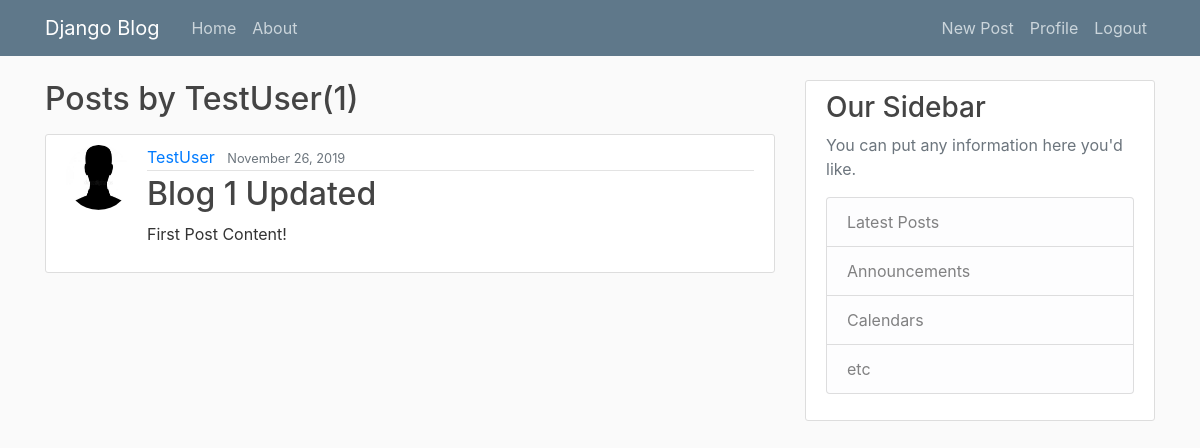
The page /user/TestUser (signed in) on the database its author committed.
### blog/models.py (models this page shows, shortened)
class Post(models.Model):
    title = models.CharField(max_length=100)
    image = models.ImageField(upload_to='images/%Y/%m/%d/', null=True, blank=True)
    file = models.FileField(upload_to='files/%Y/%m/%d/', null=True, blank=True)
    content = models.TextField()
    date_posted = models.DateTimeField(default=timezone.now)
    author = models.ForeignKey(User, on_delete=models.CASCADE)

### users/models.py (models this page shows, shortened)
class Profile(models.Model):
    user = models.OneToOneField(User, on_delete=models.CASCADE)
    image = models.ImageField(default='default.jpg', upload_to='profile_pics')

### blog/views.py (the view)
# urls.py: path('user/<str:username>', UserPostListView.as_view(), name='user-posts'),
class UserPostListView(ListView):
    model = Post
    template_name = 'blog/user_posts.html'  # <app>/<model>_<viewtype>.html
    context_object_name = 'posts'
    paginate_by = 3
    def get_queryset(self):
        user = get_object_or_404(User, username=self.kwargs.get('username'))
        return Post.objects.filter(author=user).order_by('-date_posted')

### blog/templates/blog/user_posts.html (shortened to what this page needs)
{% extends "blog/base.html" %}
{% block content %}
    <h2 class="mb-3">Posts by {{view.kwargs.username }}({{ page_obj.paginator.count }})</h2>
    {% for post in posts %}
        <article class="media content-section">
            <img class="rounded-circle article-img" src="{{ post.author.profile.image.url }}">
            <div class="media-body">
                <div class="article-metadata">
                    <a class="mr-2" href="{% url 'user-posts' post.author.username %}">{{ post.author }}</a>
                    <small class="text-muted">{{ post.date_posted|date:"F d, Y" }}</small>
                </div>
                <h2><a class="article-title" href="{% url 'post-detail' post.id %}">{{ post.title }}</a></h2>
                <p class="article-content">{{ post.content }}</p>
            </div>
        </article>
    {% endfor % %}
{% endblock content %}

### blog/static/blog/main.css (style rules this page uses)
body { background: #fafafa; color: #333333; margin-top: 5rem; }
h1, h2, h3, h4, h5, h6 { color: #444444; }
.content-section { background: #ffffff; padding: 10px 20px; border: 1px solid #dddddd; border-radius: 3px; margin-bottom: 20px; }
.article-title { color: #444444; }
.article-content { white-space: pre-line; }
.article-img { height: 65px; width: 65px; margin-right: 16px; }
.article-metadata { padding-bottom: 1px; margin-bottom: 4px; border-bottom: 1px solid #e3e3e3 }

### rows shown on the page
Post: author.profile.image (placeholder picture), author "TestUser", date_posted "November 26, 2019", title "Blog 1 Updated", content "First Post Content!"

### other values the page prints
{{ view.kwargs.username }} "TestUser"
{{ page_obj.paginator.count }} "1"
